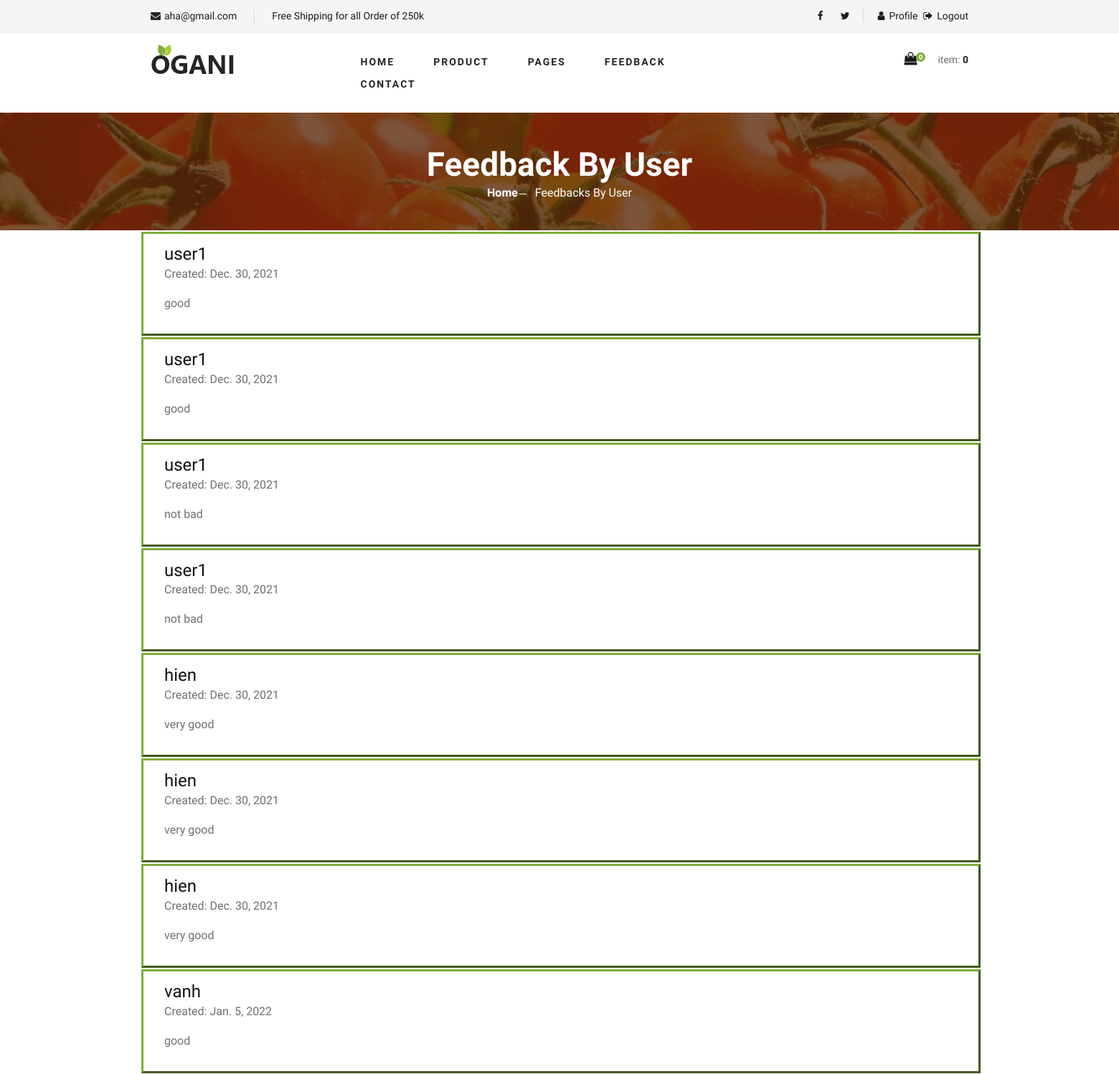
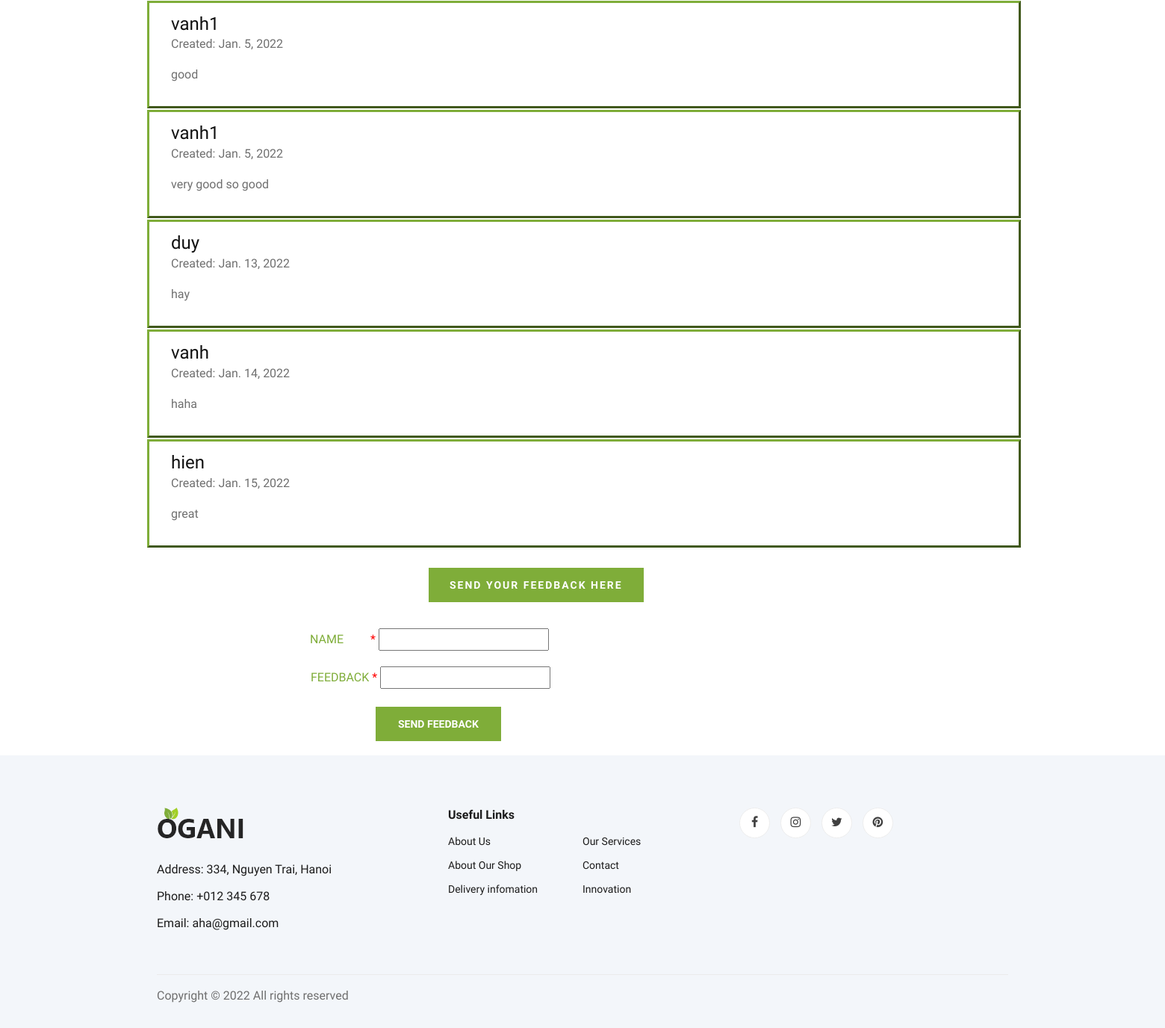
The page /feedback_view/ (signed in) on the database its author committed (2 pictures, top to bottom).
### core/models.py (models this page shows, shortened)
class Feedback(models.Model):
    name=models.CharField(max_length=40)
    feedback=models.CharField(max_length=500)
    date= models.DateField(auto_now_add=True,null=True)

### core/views.py (the view, shortened to what this page needs)
# urls.py: path('feedback_view/', views.FeedbackViewClass.as_view(), name='fb_view'),
class FeedbackViewClass(LoginRequiredMixin,TemplateView):
    form_class = FeedbackForm
    template_name = 'core/feedback_view.html'
    def get(self, request):
        feedbackForm=FeedbackForm()
        feedbacks_list=Feedback.objects.all()
        context = {'feedbacks':feedbacks_list,'f':feedbackForm }
        return render(request,'core/feedback_view.html', context)

### core/forms.py
class FeedbackForm(forms.ModelForm):
    class Meta:
        model=models.Feedback
        fields=['name','feedback']

### core/templates/core/feedback_view.html (shortened to what this page needs)
{% extends 'homepage/base.html' %} {% load static %} {% load crispy_forms_tags %} {% block title %}AHA | Send Feedback{% endblock %} {% block content %}
<section class="breadcrumb-section set-bg" data-setbg="{% static 'homepage/img/breadcrumb.jpg' %}">
    <div class="container">
        <div class="row">
            <div class="col-lg-12 text-center">
                <div class="breadcrumb__text">
                    <h2>Feedback By User</h2>
                    <div class="breadcrumb__option">
                        <a href="{% url 'core_app:index' %}">Home</a>
                        <span>Feedbacks By User</span>
                    </div>
                </div>
            </div>
        </div>
    </div>
</section>
<section>
    <div class="container">
        <div class="row">
            {%for f in feedbacks%}
            <div class="col-lg-12 container " style="border-style:outset ; margin-top: 2px; margin-left: 2px; border-color: #7fad39;">
                <div class="center" style="padding: 14px;">
                    <h4>{{f.name }}</h4>
                    <p>Created: {{f.date}}</p>
                    <p>{{f.feedback}}</p>
                </div>
            </div>
            {% endfor %}
        </div>
        <p class="primary-btn" style="margin-top: 27px; margin-left: 364px;">SEND YOUR FEEDBACK HERE</p>
    </div>
</section>
<div class="container" style="margin-top: 20px; margin-left: 400px;" >
    <form method="POST" >
        <div class="input-group mb-3">
            <div><label style="color: #7fad39;">NAME <span class="required" style=" margin-top: 2px; margin-left: 32px; color: red;">*</span></label> {{ f.name }}</div>
        </div>
        <div class="input-group">
            <div><label style="margin-left: 1px; color: #7fad39;">FEEDBACK <span class="required" style="color: red;">*</span></label> {{ f.feedback }}</div>
        </div>
        <button type="submit" class="site-btn" style=" margin-top:19px ; margin-left: 88px; margin-bottom: 19px;">SEND FEEDBACK</button>
    </form>
</div>
{% endblock %}

### static/homepage/css/style.css (style rules this page uses)
html, body { height: 100%; font-family: "Cairo", sans-serif; -webkit-font-smoothing: antialiased; font-smoothing: antialiased; }
h1, h2, h3, h4, h5, h6 { margin: 0; color: #111111; font-weight: 400; font-family: "Cairo", sans-serif; }
h2 { font-size: 36px; }
h4 { font-size: 24px; }
p { font-size: 16px; font-family: "Cairo", sans-serif; color: #6f6f6f; font-weight: 400; line-height: 26px; margin: 0 0 15px 0; }
.set-bg { background-repeat: no-repeat; background-size: cover; background-position: top center; }
.primary-btn { display: inline-block; font-size: 14px; padding: 10px 28px 10px; color: #ffffff; text-transform: uppercase; font-weight: 700; background: #7fad39; letter-spacing: 2px; }
.site-btn { font-size: 14px; color: #ffffff; font-weight: 800; text-transform: uppercase; display: inline-block; padding: 13px 30px 12px; background: #7fad39; border: none; }
.breadcrumb-section { display: flex; align-items: center; padding: 45px 0 40px; }
.breadcrumb__text h2 { font-size: 46px; color: #ffffff; font-weight: 700; }
.breadcrumb__option a { display: inline-block; font-size: 16px; color: #ffffff; font-weight: 700; margin-right: 20px; position: relative; }
.breadcrumb__option a:after { position: absolute; right: -12px; top: 13px; height: 1px; width: 10px; background: #ffffff; content: ""; }
.breadcrumb__option span { display: inline-block; font-size: 16px; color: #ffffff; }
@media only screen and (min-width: 1200px) { .container { max-width: 1170px; } }

### rows shown on the page
Feedback: name "user1", date "Dec. 30, 2021", feedback "good"
Feedback: name "user1", date "Dec. 30, 2021", feedback "good"
Feedback: name "user1", date "Dec. 30, 2021", feedback "not bad"
Feedback: name "user1", date "Dec. 30, 2021", feedback "not bad"
Feedback: name "hien", date "Dec. 30, 2021", feedback "very good"
Feedback: name "hien", date "Dec. 30, 2021", feedback "very good"
Feedback: name "hien", date "Dec. 30, 2021", feedback "very good"
Feedback: name "vanh", date "Jan. 5, 2022", feedback "good"
Feedback: name "vanh1", date "Jan. 5, 2022", feedback "good"
Feedback: name "vanh1", date "Jan. 5, 2022", feedback "very good so good"
Feedback: name "duy", date "Jan. 13, 2022", feedback "hay"
Feedback: name "vanh", date "Jan. 14, 2022", feedback "haha"
Feedback: name "hien", date "Jan. 15, 2022", feedback "great"

### other values the page prints
{{ request.session.cart.keys|length }} "0"
